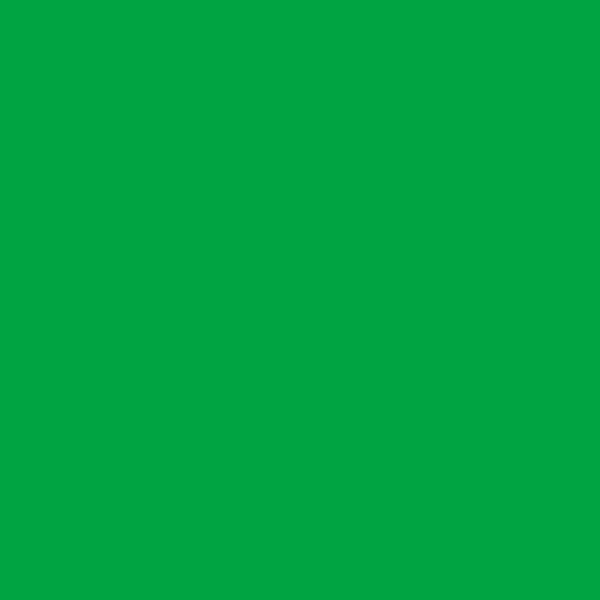
Frame 1 (no input)
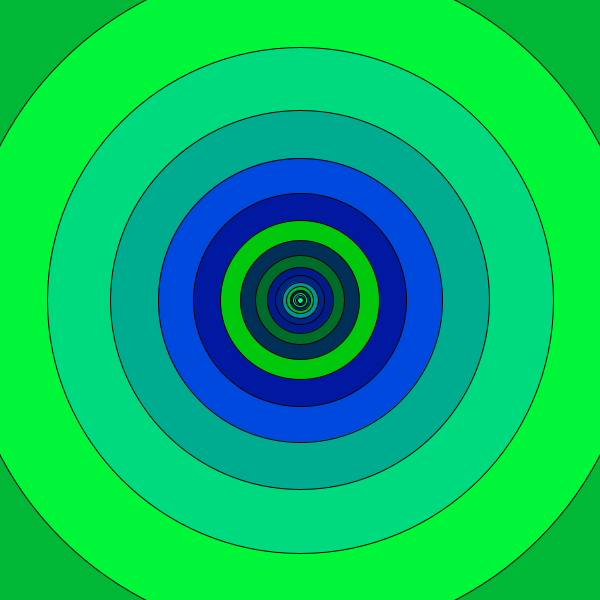
Frame 60 (the mouse pressed at the canvas centre just before this capture)
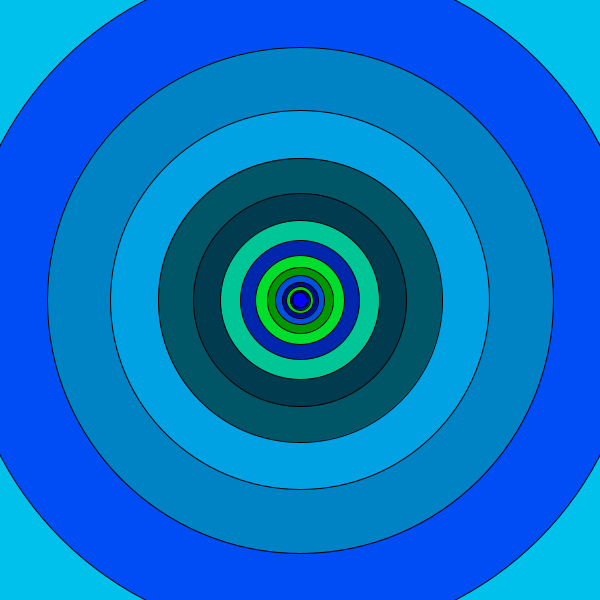
Frame 120 (the mouse held since frame 60 and released just before this capture)

The Processing sketch that drew these frames (run headless with seeded random() and noise(); from frame 60 on, the mouse is pressed at the canvas centre):

// Processing sketch: miraYmarea
// ── miraYmarea.pde
int c = 0;
int tam = 900;
boolean baja = false;

void setup() {
  size(600,600);
  smooth();
}

void draw() {
   if (tam > 2){
     drawEllipse(tam);
     tam *= 0.75;
   } else {
     tam=900; 
   }
}

//recursive function
void drawEllipse(int tamanyo){
   ellipseMode(CENTER);
   fill(c,random(0,255),random(0,255));
   ellipse(width/2, height/2, tamanyo, tamanyo);
}
